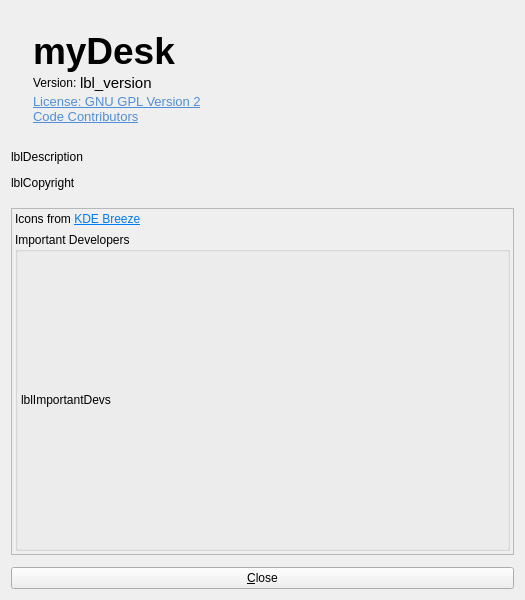
<?xml version="1.0" encoding="UTF-8"?>
<ui version="4.0">
 <class>AboutDialog</class>
 <widget class="QDialog" name="AboutDialog">
  <property name="windowModality">
   <enum>Qt::WindowModality::ApplicationModal</enum>
  </property>
  <property name="geometry">
   <rect>
    <x>0</x>
    <y>0</y>
    <width>525</width>
    <height>600</height>
   </rect>
  </property>
  <property name="sizePolicy">
   <sizepolicy hsizetype="Preferred" vsizetype="Preferred">
    <horstretch>0</horstretch>
    <verstretch>0</verstretch>
   </sizepolicy>
  </property>
  <property name="windowTitle">
   <string>About myDesk</string>
  </property>
  <property name="windowIcon">
   <iconset theme="help-about"/>
  </property>
  <property name="modal">
   <bool>true</bool>
  </property>
  <layout class="QVBoxLayout" name="verticalLayout">
   <property name="spacing">
    <number>12</number>
   </property>
   <item>
    <widget class="QWidget" name="frameLogo" native="true">
     <property name="sizePolicy">
      <sizepolicy hsizetype="Preferred" vsizetype="Fixed">
       <horstretch>0</horstretch>
       <verstretch>0</verstretch>
      </sizepolicy>
     </property>
     <layout class="QGridLayout" name="gridLayout">
      <property name="verticalSpacing">
       <number>0</number>
      </property>
      <item row="4" column="1">
       <widget class="QLabel" name="linkGpl">
        <property name="sizePolicy">
         <sizepolicy hsizetype="Preferred" vsizetype="Fixed">
          <horstretch>0</horstretch>
          <verstretch>0</verstretch>
         </sizepolicy>
        </property>
        <property name="text">
         <string>&lt;!DOCTYPE HTML PUBLIC &quot;-//W3C//DTD HTML 4.0//EN&quot; &quot;http://www.w3.org/TR/REC-html40/strict.dtd&quot;&gt;
&lt;html&gt;&lt;head&gt;&lt;meta name=&quot;qrichtext&quot; content=&quot;1&quot; /&gt;&lt;style type=&quot;text/css&quot;&gt;
p, li { white-space: pre-wrap; }
&lt;/style&gt;&lt;/head&gt;&lt;body style=&quot; font-family:'Ubuntu'; font-size:10pt; font-weight:400; font-style:normal;&quot;&gt;
&lt;p style=&quot; margin-top:0px; margin-bottom:0px; margin-left:0px; margin-right:0px; -qt-block-indent:0; text-indent:0px;&quot;&gt;&lt;a href=&quot;https://www.gnu.org/licenses/old-licenses/gpl-2.0.html&quot;&gt;&lt;span style=&quot; text-decoration: underline; color:#508ed8;&quot;&gt;License: GNU GPL Version 2&lt;/a&gt;&lt;/span&gt;&lt;/p&gt;&lt;/body&gt;&lt;/html&gt;</string>
        </property>
        <property name="openExternalLinks">
         <bool>true</bool>
        </property>
       </widget>
      </item>
      <item row="6" column="1">
       <spacer name="verticalSpacer">
        <property name="orientation">
         <enum>Qt::Orientation::Vertical</enum>
        </property>
        <property name="sizeHint" stdset="0">
         <size>
          <width>20</width>
          <height>5</height>
         </size>
        </property>
       </spacer>
      </item>
      <item row="0" column="1">
       <spacer name="verticalSpacer_3">
        <property name="orientation">
         <enum>Qt::Orientation::Vertical</enum>
        </property>
        <property name="sizeHint" stdset="0">
         <size>
          <width>20</width>
          <height>10</height>
         </size>
        </property>
       </spacer>
      </item>
      <item row="1" column="1">
       <widget class="QLabel" name="lblName">
        <property name="sizePolicy">
         <sizepolicy hsizetype="Preferred" vsizetype="Fixed">
          <horstretch>0</horstretch>
          <verstretch>0</verstretch>
         </sizepolicy>
        </property>
        <property name="font">
         <font>
          <pointsize>28</pointsize>
          <bold>true</bold>
         </font>
        </property>
        <property name="text">
         <string notr="true">myDesk</string>
        </property>
        <property name="scaledContents">
         <bool>false</bool>
        </property>
        <property name="alignment">
         <set>Qt::AlignmentFlag::AlignBottom|Qt::AlignmentFlag::AlignLeading|Qt::AlignmentFlag::AlignLeft</set>
        </property>
        <property name="indent">
         <number>0</number>
        </property>
        <property name="program_name" stdset="0">
         <bool>false</bool>
        </property>
       </widget>
      </item>
      <item row="0" column="0" rowspan="9">
       <widget class="QLabel" name="lblIcon">
        <property name="sizePolicy">
         <sizepolicy hsizetype="Preferred" vsizetype="Fixed">
          <horstretch>0</horstretch>
          <verstretch>0</verstretch>
         </sizepolicy>
        </property>
        <property name="autoFillBackground">
         <bool>false</bool>
        </property>
       </widget>
      </item>
      <item row="3" column="1">
       <widget class="QWidget" name="widget_2" native="true">
        <property name="sizePolicy">
         <sizepolicy hsizetype="Preferred" vsizetype="Fixed">
          <horstretch>0</horstretch>
          <verstretch>0</verstretch>
         </sizepolicy>
        </property>
        <layout class="QHBoxLayout" name="horizontalLayout">
         <property name="spacing">
          <number>0</number>
         </property>
         <property name="leftMargin">
          <number>0</number>
         </property>
         <property name="topMargin">
          <number>0</number>
         </property>
         <property name="rightMargin">
          <number>0</number>
         </property>
         <property name="bottomMargin">
          <number>0</number>
         </property>
         <item>
          <widget class="QLabel" name="label">
           <property name="sizePolicy">
            <sizepolicy hsizetype="Maximum" vsizetype="Fixed">
             <horstretch>0</horstretch>
             <verstretch>0</verstretch>
            </sizepolicy>
           </property>
           <property name="text">
            <string>Version: </string>
           </property>
           <property name="alignment">
            <set>Qt::AlignmentFlag::AlignLeading|Qt::AlignmentFlag::AlignLeft|Qt::AlignmentFlag::AlignVCenter</set>
           </property>
           <property name="indent">
            <number>0</number>
           </property>
          </widget>
         </item>
         <item>
          <widget class="QLabel" name="lblVersion">
           <property name="sizePolicy">
            <sizepolicy hsizetype="Maximum" vsizetype="Fixed">
             <horstretch>0</horstretch>
             <verstretch>0</verstretch>
            </sizepolicy>
           </property>
           <property name="font">
            <font>
             <pointsize>11</pointsize>
            </font>
           </property>
           <property name="text">
            <string notr="true">lbl_version</string>
           </property>
           <property name="alignment">
            <set>Qt::AlignmentFlag::AlignLeading|Qt::AlignmentFlag::AlignLeft|Qt::AlignmentFlag::AlignVCenter</set>
           </property>
           <property name="smaller_text" stdset="0">
            <bool>true</bool>
           </property>
          </widget>
         </item>
         <item>
          <widget class="QPushButton" name="btnCopyVersion">
           <property name="sizePolicy">
            <sizepolicy hsizetype="Fixed" vsizetype="Fixed">
             <horstretch>0</horstretch>
             <verstretch>0</verstretch>
            </sizepolicy>
           </property>
           <property name="maximumSize">
            <size>
             <width>32</width>
             <height>16777215</height>
            </size>
           </property>
           <property name="toolTip">
            <string>Copy version info</string>
           </property>
           <property name="icon">
            <iconset>
             <normaloff>:/icons/64x64/copy-dark.png</normaloff>:/icons/64x64/copy-dark.png</iconset>
           </property>
           <property name="flat">
            <bool>true</bool>
           </property>
          </widget>
         </item>
         <item>
          <spacer name="horizontalSpacer">
           <property name="sizePolicy">
            <sizepolicy hsizetype="Minimum" vsizetype="Minimum">
             <horstretch>0</horstretch>
             <verstretch>0</verstretch>
            </sizepolicy>
           </property>
           <property name="orientation">
            <enum>Qt::Orientation::Horizontal</enum>
           </property>
           <property name="sizeHint" stdset="0">
            <size>
             <width>40</width>
             <height>10</height>
            </size>
           </property>
          </spacer>
         </item>
        </layout>
       </widget>
      </item>
      <item row="5" column="1">
       <widget class="QLabel" name="linkContributors">
        <property name="sizePolicy">
         <sizepolicy hsizetype="Preferred" vsizetype="Fixed">
          <horstretch>0</horstretch>
          <verstretch>0</verstretch>
         </sizepolicy>
        </property>
        <property name="text">
         <string>&lt;!DOCTYPE HTML PUBLIC &quot;-//W3C//DTD HTML 4.0//EN&quot; &quot;http://www.w3.org/TR/REC-html40/strict.dtd&quot;&gt;
&lt;html&gt;&lt;head&gt;&lt;meta name=&quot;qrichtext&quot; content=&quot;1&quot; /&gt;&lt;style type=&quot;text/css&quot;&gt;
p, li { white-space: pre-wrap; }
&lt;/style&gt;&lt;/head&gt;&lt;body style=&quot; font-family:'Ubuntu'; font-size:10pt; font-weight:400; font-style:normal;&quot;&gt;
&lt;p style=&quot; margin-top:0px; margin-bottom:0px; margin-left:0px; margin-right:0px; -qt-block-indent:0; text-indent:0px;&quot;&gt;&lt;a href=&quot;https://github.com/deskflow/deskflow/graphs/contributors&quot;&gt;&lt;span style=&quot; text-decoration: underline; color:#508ed8;&quot;&gt;Code Contributors&lt;/span&gt;&lt;/a&gt;&lt;/p&gt;&lt;/body&gt;&lt;/html&gt;</string>
        </property>
        <property name="openExternalLinks">
         <bool>true</bool>
        </property>
       </widget>
      </item>
     </layout>
    </widget>
   </item>
   <item>
    <widget class="QLabel" name="lblDescription">
     <property name="sizePolicy">
      <sizepolicy hsizetype="Preferred" vsizetype="Fixed">
       <horstretch>0</horstretch>
       <verstretch>0</verstretch>
      </sizepolicy>
     </property>
     <property name="text">
      <string notr="true">lblDescription</string>
     </property>
     <property name="alignment">
      <set>Qt::AlignmentFlag::AlignLeading|Qt::AlignmentFlag::AlignLeft|Qt::AlignmentFlag::AlignTop</set>
     </property>
    </widget>
   </item>
   <item>
    <widget class="QLabel" name="lblCopyright">
     <property name="sizePolicy">
      <sizepolicy hsizetype="Preferred" vsizetype="Fixed">
       <horstretch>0</horstretch>
       <verstretch>0</verstretch>
      </sizepolicy>
     </property>
     <property name="text">
      <string notr="true">lblCopyright</string>
     </property>
    </widget>
   </item>
   <item>
    <spacer name="verticalSpacer_2">
     <property name="orientation">
      <enum>Qt::Orientation::Vertical</enum>
     </property>
     <property name="sizeType">
      <enum>QSizePolicy::Policy::Fixed</enum>
     </property>
     <property name="sizeHint" stdset="0">
      <size>
       <width>20</width>
       <height>6</height>
      </size>
     </property>
    </spacer>
   </item>
   <item>
    <widget class="QScrollArea" name="scrollArea">
     <property name="sizePolicy">
      <sizepolicy hsizetype="Preferred" vsizetype="Preferred">
       <horstretch>0</horstretch>
       <verstretch>0</verstretch>
      </sizepolicy>
     </property>
     <property name="sizeAdjustPolicy">
      <enum>QAbstractScrollArea::SizeAdjustPolicy::AdjustIgnored</enum>
     </property>
     <property name="widgetResizable">
      <bool>true</bool>
     </property>
     <widget class="QWidget" name="scrollAreaWidgetContents">
      <property name="geometry">
       <rect>
        <x>0</x>
        <y>0</y>
        <width>505</width>
        <height>294</height>
       </rect>
      </property>
      <property name="sizePolicy">
       <sizepolicy hsizetype="Preferred" vsizetype="Preferred">
        <horstretch>0</horstretch>
        <verstretch>0</verstretch>
       </sizepolicy>
      </property>
      <layout class="QVBoxLayout" name="verticalLayout_4">
       <property name="spacing">
        <number>6</number>
       </property>
       <property name="leftMargin">
        <number>3</number>
       </property>
       <property name="topMargin">
        <number>3</number>
       </property>
       <property name="rightMargin">
        <number>3</number>
       </property>
       <property name="bottomMargin">
        <number>3</number>
       </property>
       <item>
        <widget class="QLabel" name="label_2">
         <property name="sizePolicy">
          <sizepolicy hsizetype="Preferred" vsizetype="Maximum">
           <horstretch>0</horstretch>
           <verstretch>0</verstretch>
          </sizepolicy>
         </property>
         <property name="text">
          <string>&lt;html&gt;&lt;head/&gt;&lt;body&gt;&lt;p&gt;Icons from &lt;a href=&quot;https://develop.kde.org/frameworks/breeze-icons/&quot;&gt;&lt;span style=&quot; text-decoration: underline; color:#007af4;&quot;&gt;KDE Breeze&lt;/span&gt;&lt;/a&gt;&lt;/p&gt;&lt;/body&gt;&lt;/html&gt;</string>
         </property>
         <property name="openExternalLinks">
          <bool>true</bool>
         </property>
        </widget>
       </item>
       <item>
        <widget class="QGroupBox" name="groupBox">
         <property name="sizePolicy">
          <sizepolicy hsizetype="Preferred" vsizetype="Expanding">
           <horstretch>0</horstretch>
           <verstretch>0</verstretch>
          </sizepolicy>
         </property>
         <property name="title">
          <string>Important Developers</string>
         </property>
         <layout class="QVBoxLayout" name="verticalLayout_2">
          <property name="spacing">
           <number>0</number>
          </property>
          <property name="leftMargin">
           <number>3</number>
          </property>
          <property name="topMargin">
           <number>3</number>
          </property>
          <property name="rightMargin">
           <number>3</number>
          </property>
          <property name="bottomMargin">
           <number>3</number>
          </property>
          <item>
           <widget class="QLabel" name="lblImportantDevs">
            <property name="sizePolicy">
             <sizepolicy hsizetype="Preferred" vsizetype="Preferred">
              <horstretch>0</horstretch>
              <verstretch>0</verstretch>
             </sizepolicy>
            </property>
            <property name="frameShape">
             <enum>QFrame::Shape::NoFrame</enum>
            </property>
            <property name="text">
             <string notr="true">lblImportantDevs</string>
            </property>
            <property name="wordWrap">
             <bool>true</bool>
            </property>
           </widget>
          </item>
         </layout>
        </widget>
       </item>
      </layout>
     </widget>
    </widget>
   </item>
   <item>
    <widget class="QPushButton" name="btnOk">
     <property name="text">
      <string>&amp;Close</string>
     </property>
     <property name="icon">
      <iconset theme="window-close"/>
     </property>
    </widget>
   </item>
  </layout>
 </widget>
 <resources/>
 <connections/>
</ui>
